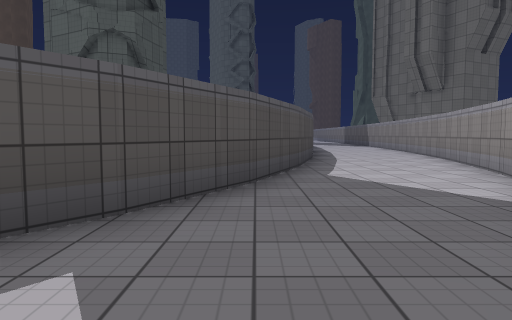
[1] (above)

16 first-person views from a walk through a scene from a Unity 3-D project. The camera is 1.2 m above the floor, tilts 4° down and sees 70° across. The floor is counted in squares, 2 m on a side. Each view is taken from the middle of a square. On the plan, view 1 faces up. The plan holds only what a view shows up to about 10 squares ahead; the rest is blank. The place goes on beyond the plan. The player is left out. Some surface patterns are stand-ins.

[2]
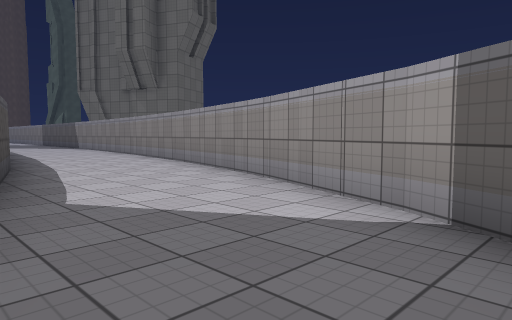

[3]
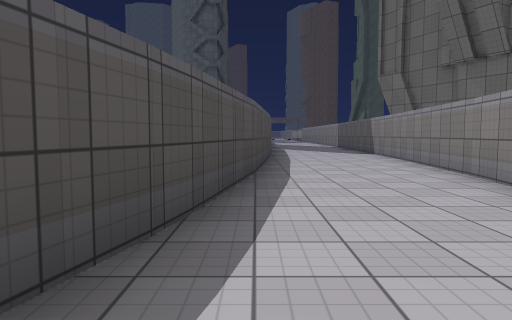

[4]
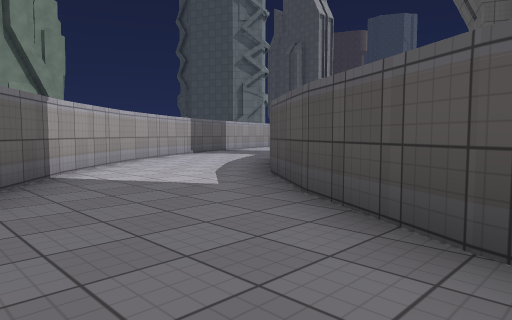

[5]
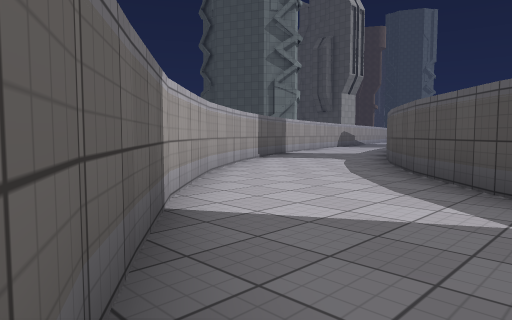

[6]
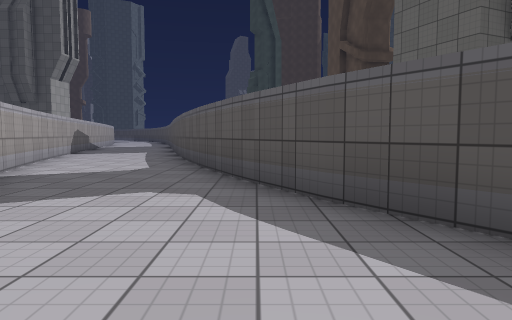

[7]
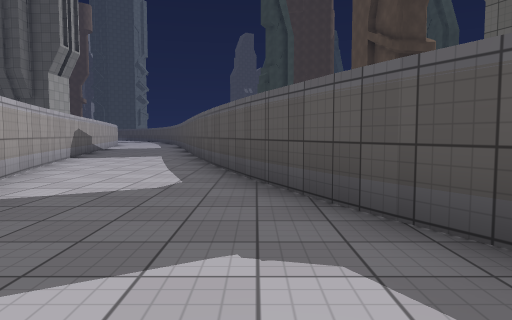

[8]
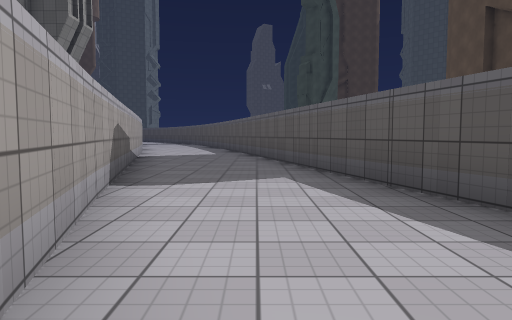

[9]
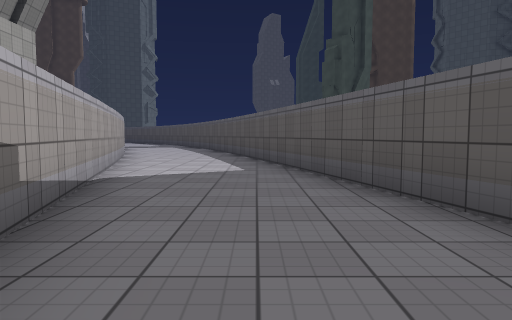

[10]
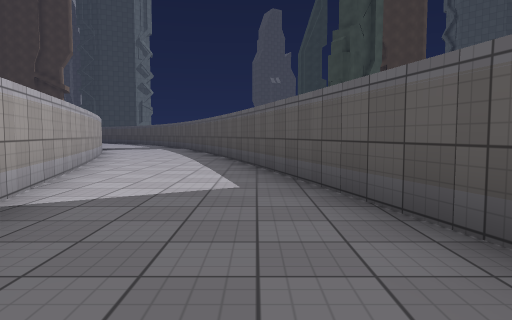

[11]
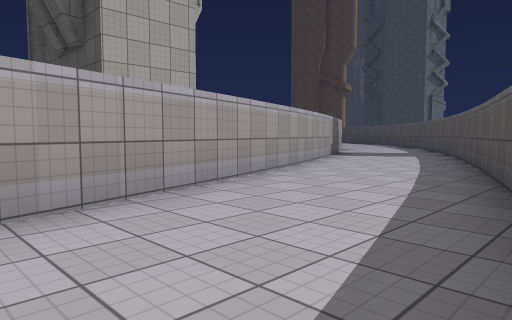

[12]
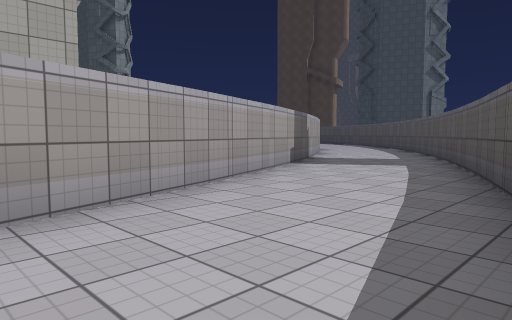

[13]
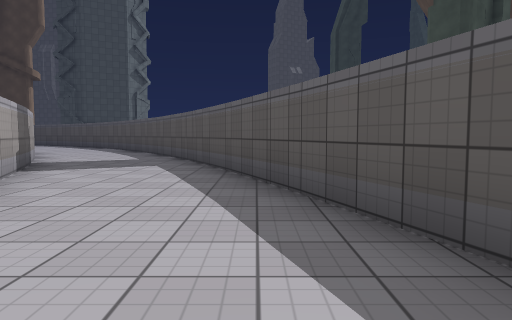

[14]
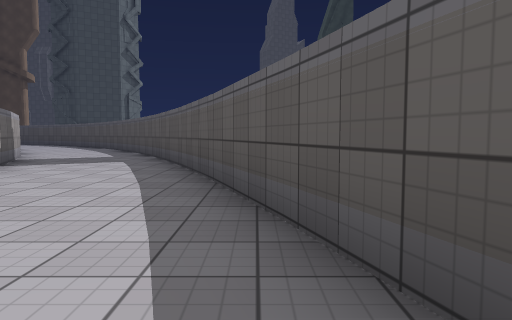

[15]
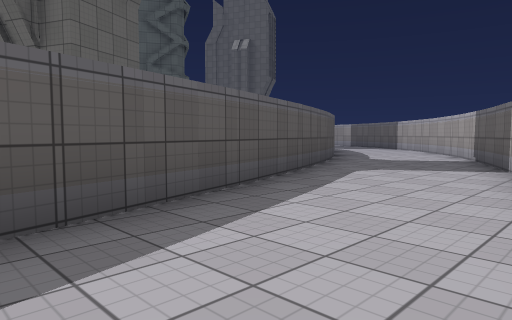

[16]
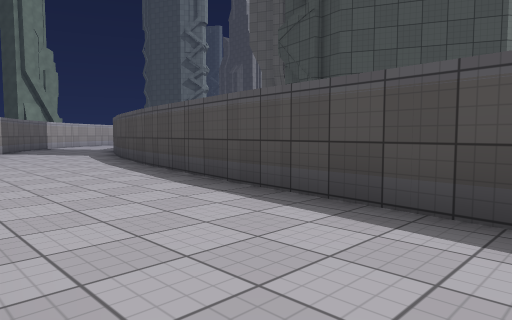

### Floor plan
Points are (right, up) in squares from view 1. A wall is a line through its corners. A room is listed if a view was taken in it or the views show most of it. See-through windows are left out.
Room 1 (views 1, 2, 3, 4, 5, 6, 7, 8, 9, 10, 11, 12, 13, 14, 15, 16)
walls: (-10.5, -3.3) (-11, -3.4); (-8.4, -3) (-18.3, -5.9); (-7.4, -5.9) (-5.7, -5.2); (-7.1, -2.3) (-8.5, -2.9); (-5.8, -5.3) (-3.6, -4.1); (-5.3, -1.3) (-7.1, -2.4); (-3.7, -4.1) (-1.6, -2.6); (-18.2, -5.6) (-28.5, -8.7); (-16.7, -8.8) (-7.5, -6); (-1.6, -2.7) (0.2, -0.9); (0.2, -1.1) (1.7, 1.1); (-0.9, 2.8) (-2.2, 1.1) (-3.6, -0.2) (-5.3, -1.4); (-21.8, -9.9) (-14.5, -8.1); (1.6, 1) (2.8, 3.2); (0, 4.6) (-1, 2.7); (2.8, 3.1) (4, 6.2); (0.7, 6.5) (-0.1, 4.4); (3.9, 6.2) (4.1, 7); (-28.4, -8.9) (-30, -9.4); (4.3, 6.9) (5.7, 16.1); (-29.9, -9.4) (-34.6, -11.6); (1.9, 11.3) (0.7, 6.3); (-29.4, -12.5) (-21, -9.6); (2.3, 16.3) (1.8, 10.4); (-33.2, -14.4) (-29.2, -12.6); (5.5, 16) (5.5, 16.5)

Where each view was taken, in squares from view 1:
view 1: 0 up, 0 right, facing up
view 2: 2 up, 0 right, facing up-right
view 3: 7 up, 2 right, facing up
view 4: 5 up, 2 right, facing down-left
view 5: 2 up, 2 right, facing down-left
view 6: 2 down, 2 left, facing left
view 7: 3 down, 4 left, facing left
view 8: 6 down, 9 left, facing left
view 9: 7 down, 14 left, facing left
view 10: 7 down, 16 left, facing left
view 11: 7 down, 21 left, facing down-left
view 12: 8 down, 24 left, facing down-left
view 13: 9 down, 24 left, facing left
view 14: 8 down, 23 left, facing left
view 15: 7 down, 14 left, facing up-right
view 16: 16 up, 5 right, facing down-left
